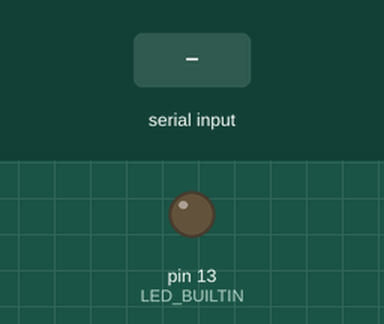
Simulated run of this sketch. Board: Arduino Uno, built with avr-gcc and run on an emulated ATmega328P. Parts: output pins drawn as LEDs (lit = HIGH). Dashed ring = blinking. The inputs (shaded band) are chosen by the test bench. What the sketch prints to the serial monitor is not drawn.

Above: at 1.2 s.
1.3 s: "1" received over Serial
At 2.0 s:
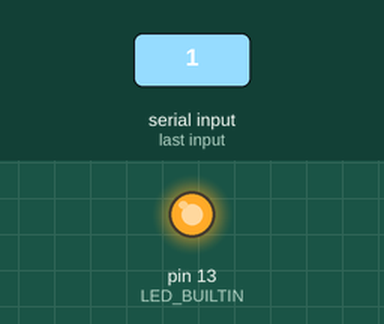
4.3 s: "0" received over Serial
At 5.76 s:
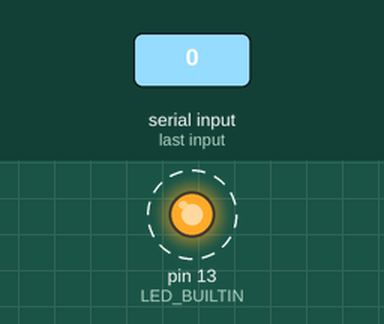
7.3 s: "2" received over Serial
At 10.1 s:
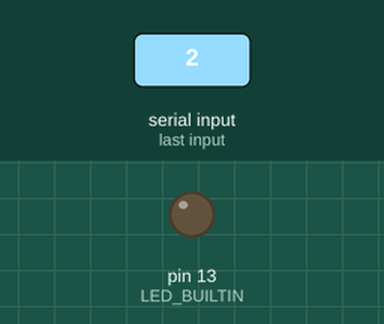
Timing chart, 0 to 11.6 s (numbered marks = the images above; inputs shaded):
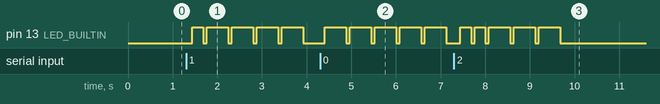

Measured:
- after the input at 1.3 s, pin 13 (LED_BUILTIN): LOW → HIGH after 0.14 s, then repeats every 0.56 s: LOW 0.08 s, HIGH 0.48 s
- after the input at 4.3 s, pin 13 (LED_BUILTIN): alternates HIGH for 0.48 s and LOW for 0.08 s, starting after 0.10 s
- after the input at 7.3 s, pin 13 (LED_BUILTIN): goes HIGH 0.24 s, LOW 0.08 s, HIGH 0.24 s, 3 × (LOW 0.08 s, HIGH 0.48 s), then LOW, starting after 0.14 s

The sketch:

morse_code_arduino.ino
```cpp
void setup();
void loop();

// morse code lookup 0 not allowed, 1 blank for space, 2..63 binary representation with leading 1
unsigned char m[] = "_ ETIANMSURWDKGOHVF_L?PJBXCYZQ__54_3___2&_+____16=/__>(_7___8_90";

void setup() {
  Serial.begin(19200);
  pinMode(LED_BUILTIN, OUTPUT);
}

void loop() {
  static unsigned char n=0, p=0, q=0, b[1024]; // counter and circular buffer for background transmission
  register unsigned char i, j, k;

  if(Serial.available()>0){
    j = Serial.read();                   // get character to be processed
    if(j!=10){                           // ignore Line Feeds
      for(i=1;m[i]&&(m[i]!=j);i++){};    // i seeks j in m
      for(k=64;(k>1)&&(!(k&i));k>>=1){}; // k ignores leading zero bits
      for(k>>=1;k;k>>=1){
        Serial.print(".-"[0<(k&i)]);     // write morse to terminal
        q = 1023&(q+1);                  // advance circular pointer BEFORE when writing
        b[q] = 2 + 3 * (0<(k&i));        // store 2 "dot" or 5 "dash" in buffer
      }
      if(i==1)Serial.print('/');
      Serial.print(' ');
      q = 1023&(q+1);                    // advance circular pointer BEFORE when writing
      b[q] = 3;                          // store 3 pause
    }
  } else {
    if( n==0 && p==q ){
      Serial.println();                  // terminal newline once transmission finishes
      n--;
    }else{
      if(n==0 && 1==(3&(p-q)))Serial.print("H"); // terminal heartbeat every 4 units
    };
    if(p!=q){
      if(n<=b[p]){                       // stay on according to buffered value
        if(n==0 && b[p]!=3){
          digitalWrite(LED_BUILTIN, HIGH);
        }
        n++;
      }else{                             // n = b[p]
        digitalWrite(LED_BUILTIN, LOW);
        p = 1023&(p+1);                  // advance circular pointer AFTER on reading
        n = 0;
      }
    }
    delay(80);                           // determines speed of morse code, pause 3+1 "    " dot 2+1 "== " dash 5+1 "===== " units
  }
}
```
